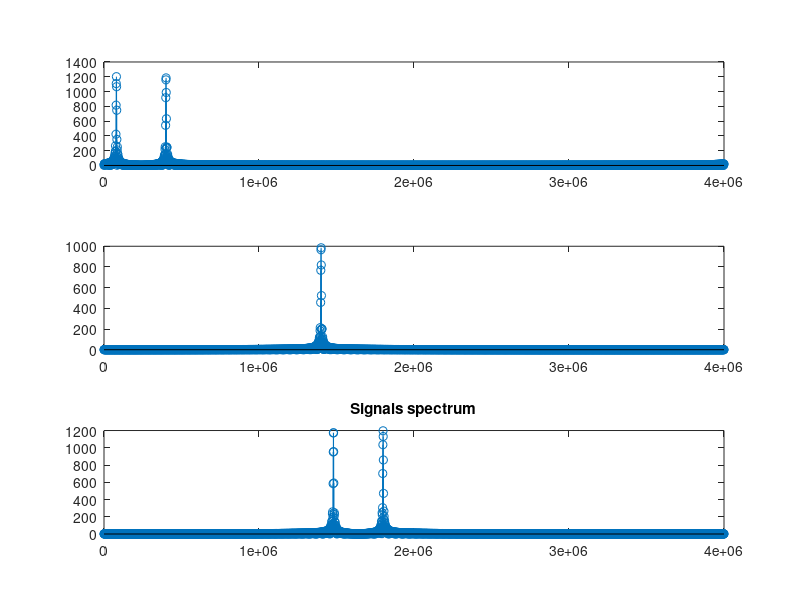
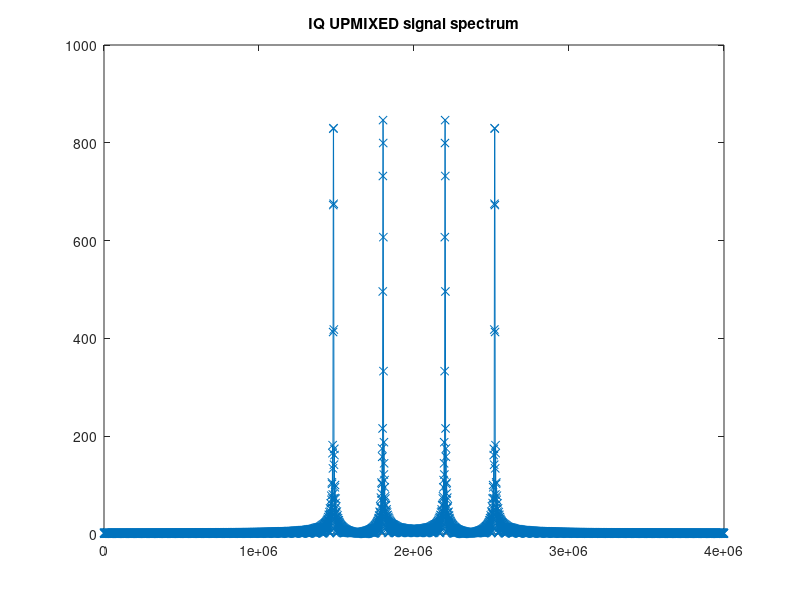
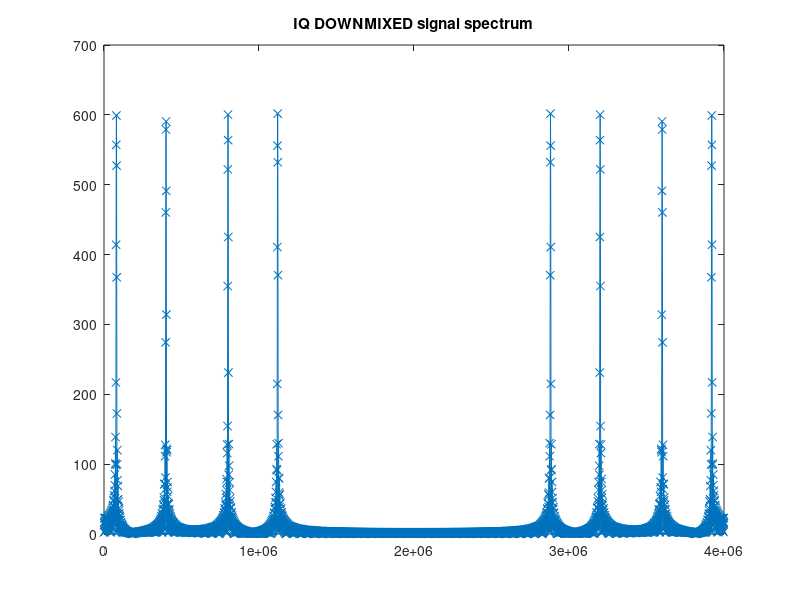

These figures' MATLAB source, in order: (Note: this script raises an error after producing the figures.)
% OFDM generation and demodulation experiment 1

close all;
clear all;

addpath('LJ_SignalFunctions');          %auxiliary functions

fs = 4e6;
ts = 1/fs;
t = [0:ts:250e-6];
fftPoints = 4096;

specX = linspace(0, fs, fftPoints);
signal = 1.2*exp(i*2*pi*80e3*t) + 1.2*exp(i*2*pi*400e3*t);

% figure;
% plot(real(signal), 'b-x'); hold on;
% plot(imag(signal), 'r-x'); hold off;
% title('Original signal');
% legend('I','Q')

fc = 1.4e6;
carrier = exp(i*2*pi*fc*t);

% figure;
% plot(real(carrier), 'b-x'); hold on;
% plot(imag(carrier), 'r-x'); hold off;
% title('Original signal');
% legend('I','Q')

modSignal = signal .* carrier;

% figure;
% plot(real(modSignal), 'b-x'); hold on;
% plot(imag(modSignal), 'r-x'); hold off;
% title('IQ signal');

figure;
subplot(311); stem(specX, abs(fft(signal, fftPoints)));
subplot(312); stem(specX, abs(fft(carrier, fftPoints)));
subplot(313); stem(specX, abs(fft(modSignal, fftPoints)));
title('Signals spectrum');

modSignal2 = real(modSignal) + imag(modSignal);
figure;
plot(specX, abs(fft(modSignal2, fftPoints)), '-x');
title('IQ UPMIXED signal spectrum');

%this is downmixing, there has to be low-pass filter, because
%there are 4 images of signal because previous mixing
modSignal2 = modSignal2 .* (cos(2*pi*fc*t) - i*sin(2*pi*fc*t));
modSignal2 = real(modSignal2) + imag(modSignal2);

figure;
plot(specX, abs(fft(modSignal2, fftPoints)), '-x');
title('IQ DOWNMIXED signal spectrum');


lw410 = LW410Interface();
resampleFactor = ceil(ts / lw410.sampletime);
lwFs = 1 / lw410.sampletime;
modSignal2 = resample(modSignal2, resampleFactor, 1);

figure;
subplot(411); plot(modSignal2, '-x');
title('Modulated signal in time');
subplot(412); plot(linspace(0,lwFs,fftPoints), abs(fft(modSignal2, fftPoints)));
title('Signal spectrum');

% filtN = 20;                    % Filter order
% filtF = [0 0.125 0.25 1];         % Frequency band edges
% filtA = [1  1  0 0];           % Desired amplitudes
% filtB = firpm(filtN,filtF,filtA);
% filtSignal = filter(filtB, filtB, modSignal2);

filtFc = 500e3;
[b,a] = butter(6,filtFc/(fs/2));
filtSignal = filter(b,a,modSignal2);

subplot(413); freqz(b,a);
title('Butterworth filter frequency response');

subplot(414); plot(linspace(0,lwFs,fftPoints), abs(fft(filtSignal, fftPoints)));
title('Filtered signal spectrum');




%lw410.wave_data(modSignal2, 1);



